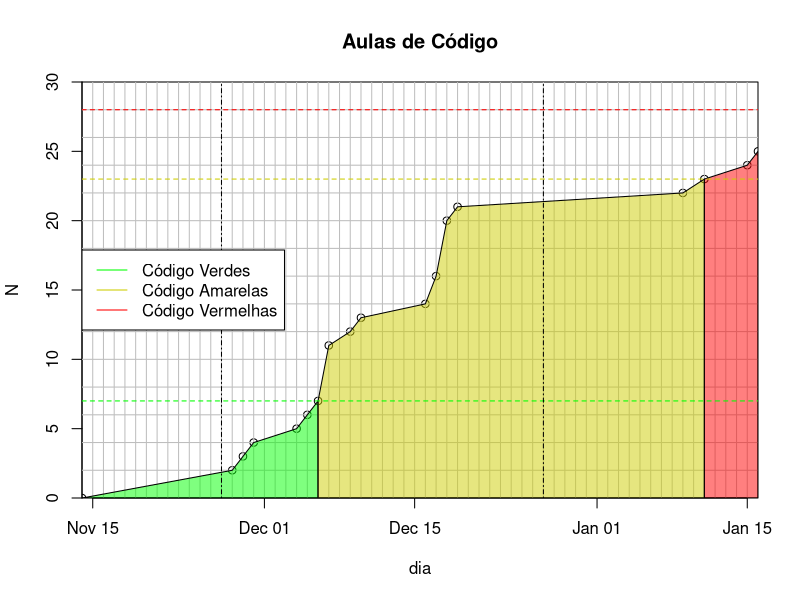

Write R code to recreate this figure.
df <- read.csv(file.path("data", "aulas.csv"))

dias <- c(
  as.Date("2023-11-14"),
  as.Date(df$dia[df$codigo > 0])
)
codigo <- cumsum(c(0, df$codigo[df$codigo > 0]))

min_dias <- min(dias)
max_dias <- max(dias)
max_codigo <- max(codigo)
diff_dias <- as.numeric(difftime(max_dias, min_dias, unit = "days"))


png(file.path("res", "codigo.png"),
  width = 8, height = 8, units = "cm",
  res = 2048, pointsize = 4
)

plot(
  dias, codigo,
  ylim = c(0, 30), xaxs = "i", yaxs = "i",
  xlab = "dia", ylab = "N", main = "Aulas de Código"
)

grid(nx = diff_dias, ny = 15, lty = 1, col = "gray", lwd = 1)

# Linhas do código
a <- min_dias
x <- dias[codigo < 8]
b <- max(x)
y <- codigo[codigo < 8]
polygon(
  x = c(a, x, b),
  y = c(0, y, 0),
  col = adjustcolor("green", alpha.f = 0.5)
)
if (max_codigo >= 7) {
  a <- b
  x <- dias[codigo > 7 & codigo < 24]
  b <- max(x)
  y <- codigo[codigo > 7 & codigo < 24]
  polygon(
    x = c(a, a, x, b),
    y = c(0, 7, y, 0),
    col = adjustcolor("yellow3", alpha.f = 0.5)
  )
  if (max_codigo > 23) {
    a <- b
    x <- dias[codigo > 23]
    b <- max(x)
    y <- codigo[codigo > 23]
    polygon(
      x = c(a, a, x, b),
      y = c(0, 23, y, 0),
      col = adjustcolor("red", alpha.f = 0.5)
    )
  }
}


# linhas guia
abline(h = 7, col = "green", lty = 2)
abline(h = 23, col = "yellow3", lty = 2)
abline(h = 28, col = "red", lty = 2)

abline(v = as.Date("2023-11-27"), col = "black", lty = 4)
abline(v = as.Date("2023-12-27"), col = "black", lty = 4)

legend(
  x = "left",
  legend = c("Código Verdes", "Código Amarelas", "Código Vermelhas"),
  col = c("green", "yellow3", "red"),
  lty = 1,
  lwd = 1
)
